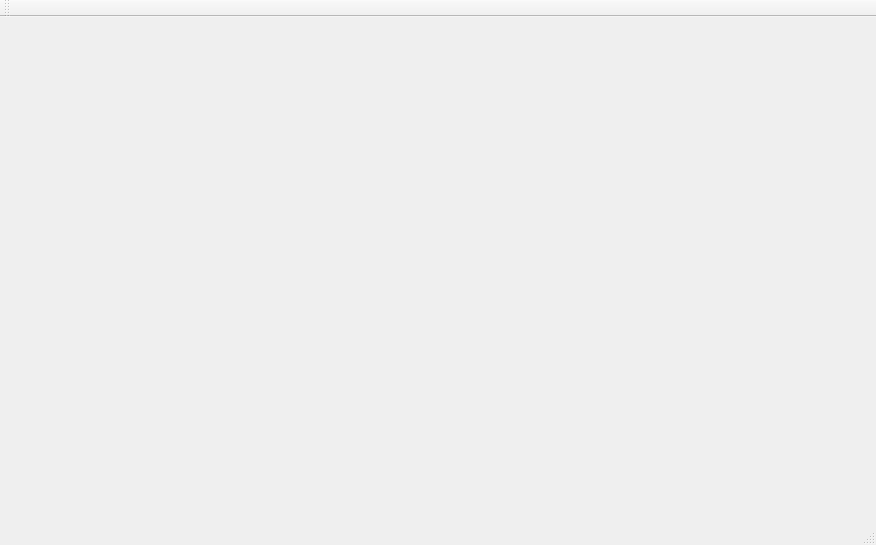
<?xml version="1.0" encoding="UTF-8"?>
<ui version="4.0">
 <class>MainWindow</class>
 <widget class="QMainWindow" name="MainWindow">
  <property name="geometry">
   <rect>
    <x>0</x>
    <y>0</y>
    <width>876</width>
    <height>545</height>
   </rect>
  </property>
  <property name="windowTitle">
   <string>MainWindow</string>
  </property>
  <widget class="QWidget" name="centralWidget"/>
  <widget class="QMenuBar" name="menuBar">
   <property name="geometry">
    <rect>
     <x>0</x>
     <y>0</y>
     <width>876</width>
     <height>25</height>
    </rect>
   </property>
  </widget>
  <widget class="QToolBar" name="mainToolBar">
   <attribute name="toolBarArea">
    <enum>TopToolBarArea</enum>
   </attribute>
   <attribute name="toolBarBreak">
    <bool>false</bool>
   </attribute>
  </widget>
  <widget class="QStatusBar" name="statusBar"/>
 </widget>
 <layoutdefault spacing="6" margin="11"/>
 <resources/>
 <connections/>
</ui>
